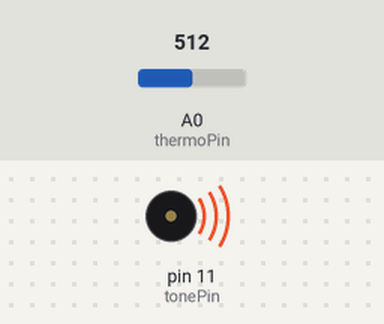
Bench run of a sketch on a simulated Arduino Uno, built with avr-gcc and run on an emulated ATmega328P. Parts: buzzer (waves = sounding). Inputs (shaded band) come from the test bench; at power-on: A0 (thermoPin) = 512.

Above: at 0.2 s.
At 15.5 s:
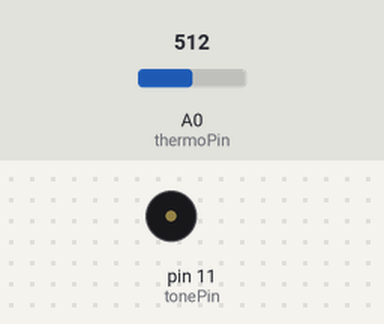
Timing chart, 0 to 23.8 s (numbered marks = the images above):
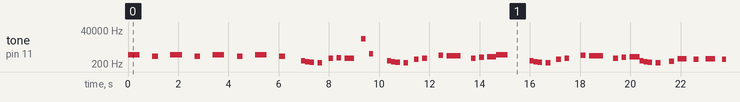

The sketch:

src.ino
```cpp
// Assignment THIS
// Michael Hemingway
// 2018.10.19 12:30PM

#define tonePin 11 // Set this to be the pin that your buzzer resides in.
const int thermoPin = 0; // Analog pin zero

void setup() {
  Serial.begin(9600);
}


void loop() {
  int thermoRead = analogRead(thermoPin);

  // Play midi
  midi();
}
```

midi.ino
```cpp
// Credit:
// Midi to Arduino Converter
//     - Andy Tran (extramaster), 2015
// https://www.extramaster.net/tools/midiToArduino/
//
// Process:
// Midi -> Midi tracks -> Note mappings -> Frequency
//
// CC0

// PLays a PWM rendition of Shirley Bassey's "Goldfinger"
void midi() {
    tone(tonePin, 830, 470);
    delay(973);
    tone(tonePin, 659, 226);
    delay(3.89*100);
    delay(3.24*100);
    tone(tonePin, 830, 470);
    delay(973);
    tone(tonePin, 659, 2.26*100);
    delay(3.89*100);
    delay(3.24*100);
    tone(tonePin, 830, 4.7*100);
    delay(8.11*100);
    delay(1.62*100);
    tone(tonePin, 659, 2.26*100);
    delay(3.89*100);
    delay(3.24*100);
    tone(tonePin, 830, 4.7*100);
    delay(8.11*100);
    delay(1.62*100);
    tone(tonePin, 659, 2.26*100);
    delay(3.89*100);
    delay(4.87*100);
    tone(tonePin, 329, 9.41*100);
    delay(1.62*100);
    tone(tonePin, 293, 9.41*100);
    delay(1.62*100);
    tone(tonePin, 261, 1.88*100);
    delay(3.24*100);
    tone(tonePin, 246, 1.88*100);
    delay(3.24*100);
    delay(1.1*100);
    tone(tonePin, 493, 1.88*100);
    delay(3.24*100);
    tone(tonePin, 523, 1.88*100);
    delay(3.24*100);
    tone(tonePin, 493, 3.76*100);
    delay(6.49*100);
    tone(tonePin, 10046, 1.88*100);
    delay(3.24*100);
    tone(tonePin, 987, 1.5*100);
    delay(2.6*100);
    delay(4.54*100);
    tone(tonePin, 329, 9.41*100);
    delay(1.62*100);
    tone(tonePin, 293, 9.41*100);
    delay(1.62*100);
    tone(tonePin, 261, 1.88*100);
    delay(3.24*100);
    tone(tonePin, 246, 1.88*100);
    delay(3.24*100);
    delay(1.01*100);
    tone(tonePin, 415, 1.88*100);
    delay(3.24*100);
    tone(tonePin, 493, 1.88*100);
    delay(3.24*100);
    delay(3.24*100);
    tone(tonePin, 783, 1.88*100);
    delay(3.24*100);
    tone(tonePin, 739, 5.64*100);
    delay(9.73*100);
    tone(tonePin, 493, 1.88*100);
    delay(3.24*100);
    tone(tonePin, 587, 1.88*100);
    delay(3.24*100);
    tone(tonePin, 622, 7.52*100);
    delay(1.3*100);
    delay(2.17*100);
    tone(tonePin, 830, 4.7*100);
    delay(8.11*100);
    delay(1.62*100);
    delay(3.57*100);
    tone(tonePin, 329, 9.41*100);
    delay(1.62*100);
    tone(tonePin, 293, 9.41*100);
    delay(1.62*100);
    tone(tonePin, 261, 1.88*100);
    delay(3.24*100);
    tone(tonePin, 246, 1.88*100);
    delay(3.24*100);
    delay(1.01*100);
    tone(tonePin, 415, 1.88*100);
    delay(3.24*100);
    tone(tonePin, 493, 1.88*100);
    delay(3.24*100);
    delay(3.24*100);
    tone(tonePin, 783, 1.88*100);
    delay(3.24*100);
    tone(tonePin, 739, 5.64*100);
    delay(9.73*100);
    tone(tonePin, 493, 1.88*100);
    delay(3.24*100);
    tone(tonePin, 587, 1.88*100);
    delay(3.24*100);
    tone(tonePin, 622, 7.52*100);
    delay(1.3*100);
    delay(2.63*100);
    tone(tonePin, 329, 9.41*100);
    delay(1.62*100);
    tone(tonePin, 293, 9.41*100);
    delay(1.62*100);
    tone(tonePin, 261, 1.88*100);
    delay(3.24*100);
    tone(tonePin, 246, 1.88*100);
    delay(3.24*100);
    delay(2.14*100);
    tone(tonePin, 311, 1.88*100);
    delay(3.24*100);
    tone(tonePin, 466, 3.76*100);
    delay(6.49*100);
    tone(tonePin, 415, 1.88*100);
    delay(3.24*100);
    delay(1.56*100);
    tone(tonePin, 466, 3.76*100);
    delay(6.49*100);
    tone(tonePin, 415, 3.76*100);
    delay(6.49*100);
    tone(tonePin, 311, 1.88*100);
    delay(3.24*100);
    tone(tonePin, 246, 1.88*100);
    delay(3.24*100);
    delay(3.24*100);
    tone(tonePin, 246, 1.88*100);
    delay(3.24*100);
    tone(tonePin, 493, 3.76*100);
    delay(6.49*100);
    tone(tonePin, 466, 3.76*100);
    delay(6.49*100);
    tone(tonePin, 415, 3.76*100);
    delay(6.49*100);
    delay(6.49*100);
    tone(tonePin, 466, 3.76*100);
    delay(6.49*100);
    tone(tonePin, 415, 3.76*100);
    delay(6.49*100);
    tone(tonePin, 311, 1.88*100);
    delay(3.24*100);
    tone(tonePin, 246, 1.88*100);
    delay(3.24*100);
    delay(3.24*100);
    tone(tonePin, 246, 1.88*100);
    delay(3.24*100);
    tone(tonePin, 493, 3.76*100);
    delay(6.49*100);
    tone(tonePin, 466, 3.76*100);
    delay(6.49*100);
    tone(tonePin, 415, 3.76*100);
    delay(6.49*100);
    delay(6.49*100);
    tone(tonePin, 466, 3.76*100);
    delay(6.49*100);
    tone(tonePin, 415, 3.76*100);
    delay(6.49*100);
    tone(tonePin, 311, 1.88*100);
    delay(3.24*100);
    tone(tonePin, 246, 1.88*100);
    delay(3.24*100);
    delay(3.24*100);
    tone(tonePin, 246, 1.88*100);
    delay(3.24*100);
    tone(tonePin, 207, 3.76*100);
    delay(6.49*100);
}
```

Measured:
- by itself, tone on pin 11 (tonePin): plays 830 Hz for 0.47 s, 659 Hz for 0.23 s, 830 Hz for 0.47 s, 659 Hz for 0.23 s, 830 Hz for 0.47 s, 659 Hz for 0.23 s … (247 notes in this stretch)
